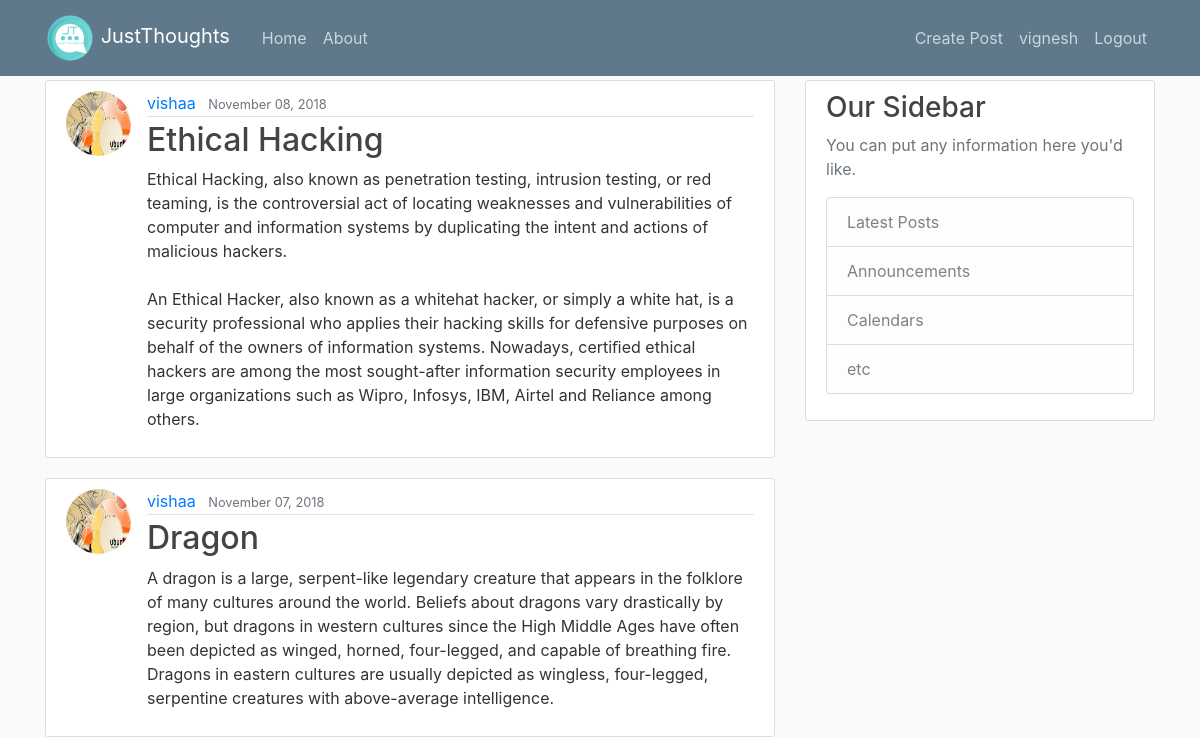
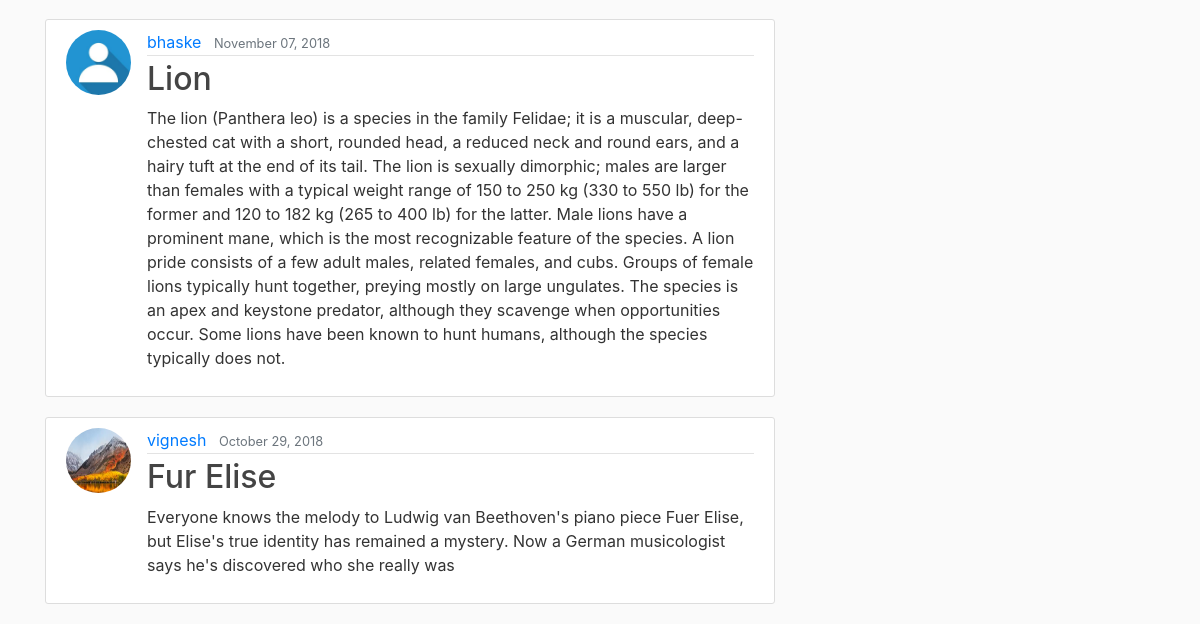
Page / (signed in) on the earlier database version (2 pictures, top to bottom).
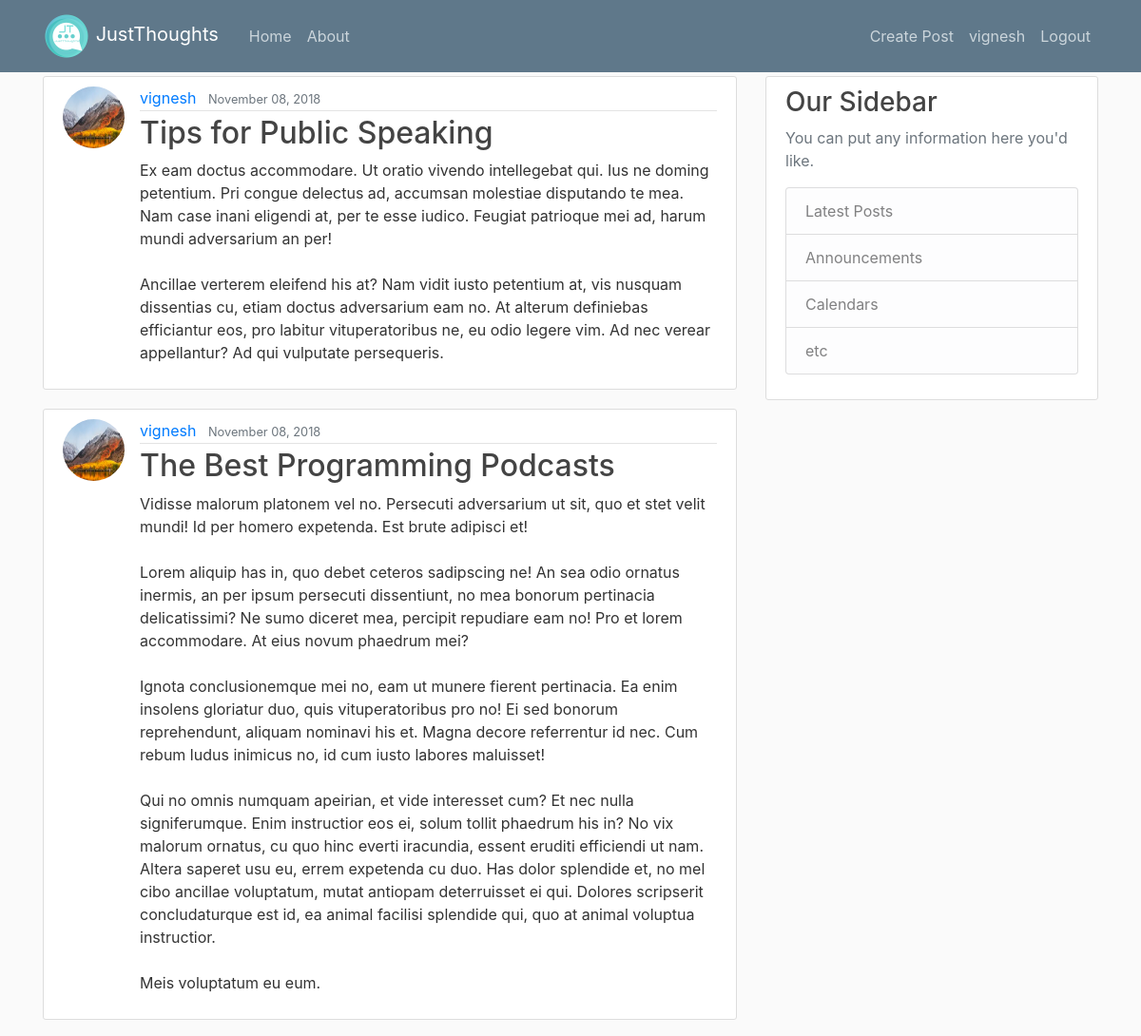
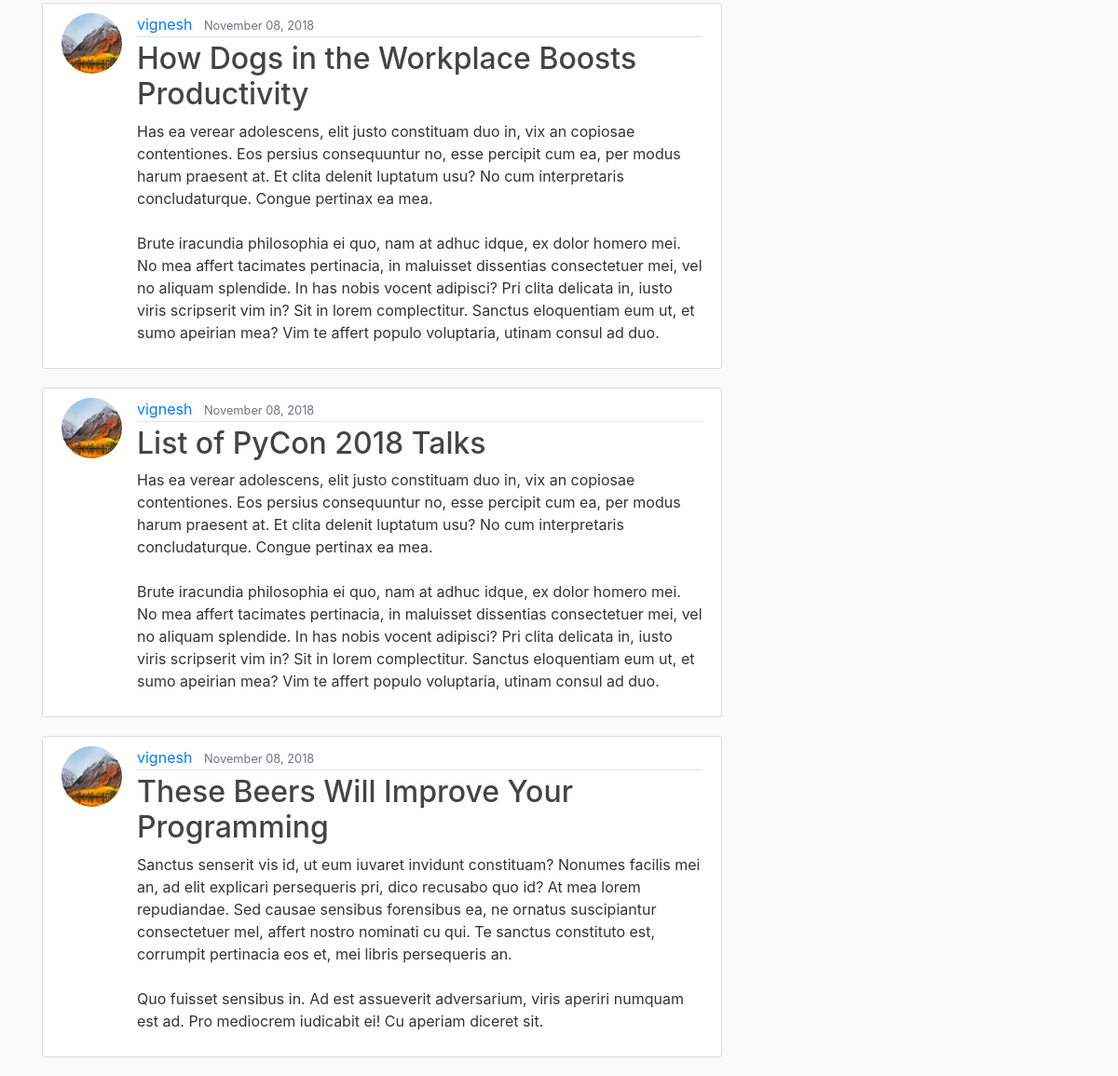
Same page on the later database version (2 pictures, top to bottom).
### blog/models.py (models this page shows, shortened)
class Post(models.Model):
    title = models.CharField(max_length=120)
    content = models.TextField()
    date_posted = models.DateTimeField(default=timezone.now)
    author = models.ForeignKey(User,on_delete=models.CASCADE)

### users/models.py (models this page shows, shortened)
class Profile(models.Model): # extending the default User model by django
    user = models.OneToOneField(User,on_delete=models.CASCADE)
    image = models.ImageField(default='default.jpg',upload_to='profile_pics')

### blog/views.py (the view)
# urls.py: path('',PostListView.as_view(),name='blog-home'),
class PostListView(ListView):
    model = Post
    template_name = 'blog/home.html'  # <app>/<model>_<view_type>.html
    context_object_name = 'posts'
    ordering = ['-date_posted']
    paginate_by = 5

### blog/templates/blog/home.html
{% extends 'blog/base.html' %}
{% load static %}
{% block content %}
{% if user.is_authenticated %}
{% for post in posts %}
<article class="media content-section">
  <img class="rounded-circle article-img" src="{{ post.author.profile.image.url }}">
  <div class="media-body">
    <div class="article-metadata">
      <a class="mr-2" href="#">{{ post.author }}</a>
      <small class="text-muted">{{ post.date_posted|date:"F d, Y" }}</small>
    </div>
    <h2><a class="article-title" href="#">{{ post.title }}</a></h2>
    <p class="article-content">{{ post.content }}</p>
  </div>
</article>
{% endfor %}
{% else %}
<h1>JustThoughts</h1>
<img src="{% static 'blog/just_thoughts_logo.png' %}">
<p><h4><a href="{% url 'users_login' %}">Login</a> To View Posts </h4></p>
{% endif %}
{% endblock %}

Differences in the rows shown:
no longer on this page (row unchanged): Post: author.profile.image (picture), author "vishaa", date_posted "November 08, 2018", title "Ethical Hacking", content "Ethical Hacking, also known as penetration testing, intrusion testing, or red teaming, is the controversial act of locating weaknesses and vulnerabilities of computer and information systems by duplicating the intent and actions of malicious hackers. An Ethical Hacker, also known as a whitehat hacker, or simply a white hat, is a security professional who applies their hacking skills for defensive purposes on behalf of the owners of information systems. Nowadays, certiﬁed ethical hackers are among the most sought-after information security employees in large organizations such as Wipro, Infosys, IBM, Airtel and Reliance among others."
no longer on this page (row unchanged): Post: author.profile.image (picture), author "vishaa", date_posted "November 07, 2018", title "Dragon", content "A dragon is a large, serpent-like legendary creature that appears in the folklore of many cultures around the world. Beliefs about dragons vary drastically by region, but dragons in western cultures since the High Middle Ages have often been depicted as winged, horned, four-legged, and capable of breathing fire. Dragons in eastern cultures are usually depicted as wingless, four-legged, serpentine creatures with above-average intelligence."
no longer on this page (row unchanged): Post: author.profile.image (placeholder picture), author "bhaske", date_posted "November 07, 2018", title "Lion", content "The lion (Panthera leo) is a species in the family Felidae; it is a muscular, deep-chested cat with a short, rounded head, a reduced neck and round ears, and a hairy tuft at the end of its tail. The lion is sexually dimorphic; males are larger than females with a typical weight range of 150 to 250 kg (330 to 550 lb) for the former and 120 to 182 kg (265 to 400 lb) for the latter. Male lions have a prominent mane, which is the most recognizable feature of the species. A lion pride consists of a few adult males, related females, and cubs. Groups of female lions typically hunt together, preying mostly on large ungulates. The species is an apex and keystone predator, although they scavenge when…"
no longer on this page (row unchanged): Post: author.profile.image (picture), author "vignesh", date_posted "October 29, 2018", title "Fur Elise", content "Everyone knows the melody to Ludwig van Beethoven's piano piece Fuer Elise, but Elise's true identity has remained a mystery. Now a German musicologist says he's discovered who she really was"
added Post: author.profile.image (picture), author "vignesh", date_posted "November 08, 2018", title "Tips for Public Speaking", content "Ex eam doctus accommodare. Ut oratio vivendo intellegebat qui. Ius ne doming petentium. Pri congue delectus ad, accumsan molestiae disputando te mea. Nam case inani eligendi at, per te esse iudico. Feugiat patrioque mei ad, harum mundi adversarium an per! Ancillae verterem eleifend his at? Nam vidit iusto petentium at, vis nusquam dissentias cu, etiam doctus adversarium eam no. At alterum definiebas efficiantur eos, pro labitur vituperatoribus ne, eu odio legere vim. Ad nec verear appellantur? Ad qui vulputate persequeris."
added Post: author.profile.image (picture), author "vignesh", date_posted "November 08, 2018", title "The Best Programming Podcasts", content "Vidisse malorum platonem vel no. Persecuti adversarium ut sit, quo et stet velit mundi! Id per homero expetenda. Est brute adipisci et! Lorem aliquip has in, quo debet ceteros sadipscing ne! An sea odio ornatus inermis, an per ipsum persecuti dissentiunt, no mea bonorum pertinacia delicatissimi? Ne sumo diceret mea, percipit repudiare eam no! Pro et lorem accommodare. At eius novum phaedrum mei? Ignota conclusionemque mei no, eam ut munere fierent pertinacia. Ea enim insolens gloriatur duo, quis vituperatoribus pro no! Ei sed bonorum reprehendunt, aliquam nominavi his et. Magna decore referrentur id nec. Cum rebum ludus inimicus no, id cum iusto labores maluisset! Qui no omnis numquam…"
added Post: author.profile.image (picture), author "vignesh", date_posted "November 08, 2018", title "How Dogs in the Workplace Boosts Productivity", content "Has ea verear adolescens, elit justo constituam duo in, vix an copiosae contentiones. Eos persius consequuntur no, esse percipit cum ea, per modus harum praesent at. Et clita delenit luptatum usu? No cum interpretaris concludaturque. Congue pertinax ea mea. Brute iracundia philosophia ei quo, nam at adhuc idque, ex dolor homero mei. No mea affert tacimates pertinacia, in maluisset dissentias consectetuer mei, vel no aliquam splendide. In has nobis vocent adipisci? Pri clita delicata in, iusto viris scripserit vim in? Sit in lorem complectitur. Sanctus eloquentiam eum ut, et sumo apeirian mea? Vim te affert populo voluptaria, utinam consul ad duo."
added Post: author.profile.image (picture), author "vignesh", date_posted "November 08, 2018", title "List of PyCon 2018 Talks", content "Has ea verear adolescens, elit justo constituam duo in, vix an copiosae contentiones. Eos persius consequuntur no, esse percipit cum ea, per modus harum praesent at. Et clita delenit luptatum usu? No cum interpretaris concludaturque. Congue pertinax ea mea. Brute iracundia philosophia ei quo, nam at adhuc idque, ex dolor homero mei. No mea affert tacimates pertinacia, in maluisset dissentias consectetuer mei, vel no aliquam splendide. In has nobis vocent adipisci? Pri clita delicata in, iusto viris scripserit vim in? Sit in lorem complectitur. Sanctus eloquentiam eum ut, et sumo apeirian mea? Vim te affert populo voluptaria, utinam consul ad duo."
added Post: author.profile.image (picture), author "vignesh", date_posted "November 08, 2018", title "These Beers Will Improve Your Programming", content "Sanctus senserit vis id, ut eum iuvaret invidunt constituam? Nonumes facilis mei an, ad elit explicari persequeris pri, dico recusabo quo id? At mea lorem repudiandae. Sed causae sensibus forensibus ea, ne ornatus suscipiantur consectetuer mel, affert nostro nominati cu qui. Te sanctus constituto est, corrumpit pertinacia eos et, mei libris persequeris an. Quo fuisset sensibus in. Ad est assueverit adversarium, viris aperiri numquam est ad. Pro mediocrem iudicabit ei! Cu aperiam diceret sit."
